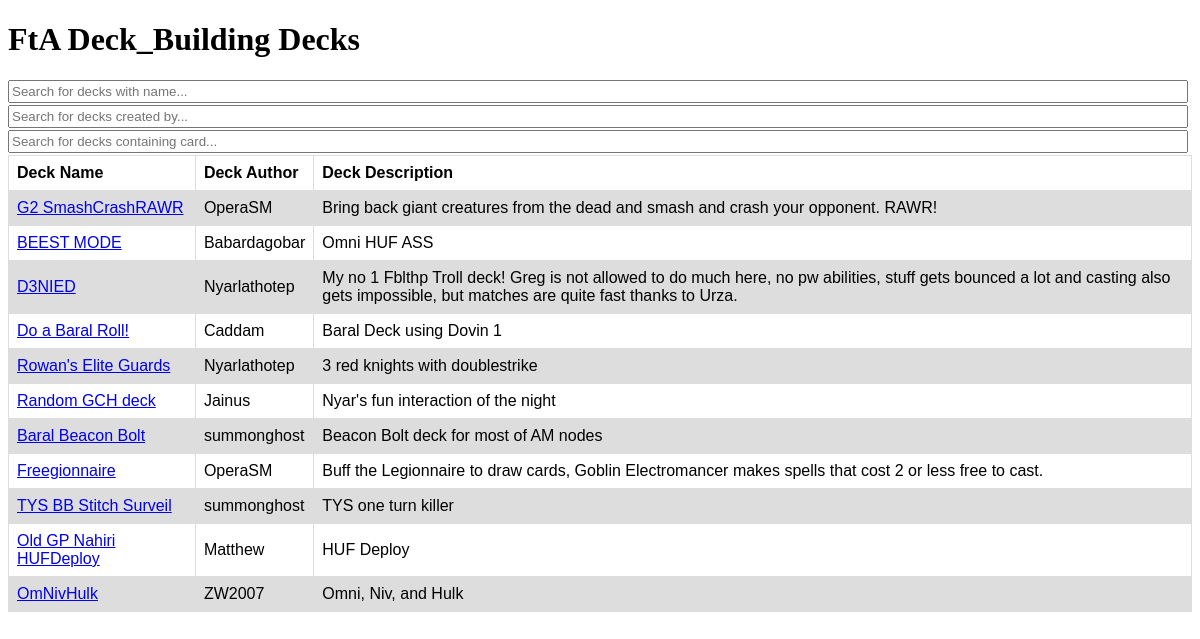
The app's page /build_finder/, older data.
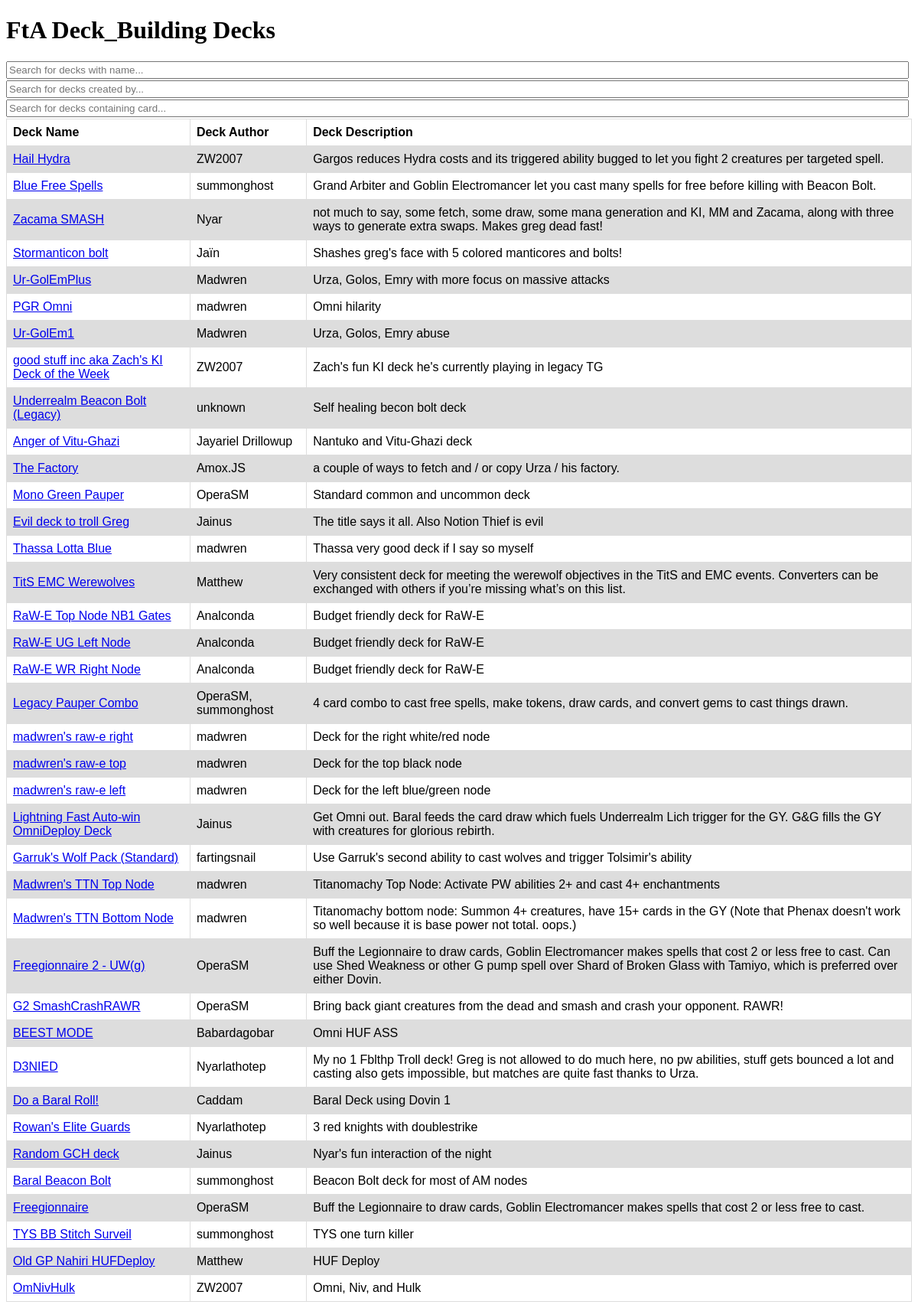
The same page, newer data.
### build_finder/models.py (models this page shows, shortened)
class Deck(models.Model):
    deck_name = models.CharField(max_length=50)
    deck_author = models.CharField(max_length=50)
    create_date = models.DateTimeField(default=timezone.now)
    game_version = models.CharField(max_length=10, default="1.0")
    deck_description = models.CharField(max_length=500)
    deck_PW = models.CharField(max_length=100, default="All")
    deck_video_link = models.CharField(max_length=100, default="None")
    card1 = models.ForeignKey(Cards, on_delete=models.CASCADE,
                              related_name="%(app_label)s_%(class)s_card1")
    card2 = models.ForeignKey(Cards, on_delete=models.CASCADE,
                              related_name="%(app_label)s_%(class)s_card2")
    card3 = models.ForeignKey(Cards, on_delete=models.CASCADE,
                              related_name="%(app_label)s_%(class)s_card3")
    card4 = models.ForeignKey(Cards, on_delete=models.CASCADE,
                              related_name="%(app_label)s_%(class)s_card4")
    card5 = models.ForeignKey(Cards, on_delete=models.CASCADE,
                              related_name="%(app_label)s_%(class)s_card5")
    card6 = models.ForeignKey(Cards, on_delete=models.CASCADE,
                              related_name="%(app_label)s_%(class)s_card6")
    card7 = models.ForeignKey(Cards, on_delete=models.CASCADE,
                              related_name="%(app_label)s_%(class)s_card7")
    card8 = models.ForeignKey(Cards, on_delete=models.CASCADE,
                              related_name="%(app_label)s_%(class)s_card8")
    card9 = models.ForeignKey(Cards, on_delete=models.CASCADE,
                              related_name="%(app_label)s_%(class)s_card9")
    card10 = models.ForeignKey(Cards, on_delete=models.CASCADE,
                              related_name="%(app_label)s_%(class)s_card10")

### build_finder/views.py (the view, shortened to what this page needs)
# urls.py: path('', views.index, name='index'),
def index(request):
    name_query = request.GET.get('n')
    author_query = request.GET.get('a')
    card_query = request.GET.get('c')
    if name_query is None:
        d = Deck.objects.filter(id__gt=0)
    else:
        d = Deck.objects.filter(Q(deck_name__icontains=name_query))
    if author_query is not None:
        d = d.filter(Q(deck_author__icontains=author_query))
    latest_decks_list = d.order_by('-create_date')
    context = {
        'latest_decks_list': latest_decks_list,
        }
    return render(request, 'build_finder/index.html', context)

### build_finder/templates/build_finder/index.html (shortened to what this page needs)
<!DOCTYPE html>
<html>
  <head>
  </head>
  <body>
    <h1>FtA Deck_Building Decks</h1>
    <form action="{% url 'build_finder:index' %}" method="get">
      <input name="n" type="text" placeholder="Search for decks with name...">
    </form>
    <form action="{% url 'build_finder:index' %}" method="get">
      <input name="a" type="text" placeholder="Search for decks created by...">
    </form>
    <form action="{% url 'build_finder:index' %}" method="get">
      <input name="c" type="text" placeholder="Search for decks containing card...">
    </form>
    {% if latest_decks_list %}
        <table ="10px">
            <tr>
                <th>Deck Name</th>
                <th>Deck Author</th>
                <th>Deck Description</th>
            </tr>
        {% for deck in latest_decks_list %}
            <tr>
                <td><a href="{% url 'build_finder:detail' deck.deck_name %}">{{ deck.deck_name }}</a></td>
                <td>{{ deck.deck_author }}</td>
                <td>{{ deck.deck_description }}</td>
            </tr>
        {% endfor %}
        </table>
    {% else %}
        <p>No decks are available.</p>
    {% endif %}
  </body>
</html>

### build_finder/templates/build_finder/index.html (style rules this page uses)
input { font-family: arial, sans-serif; width: 99%; padding: 2px; margin-bottom: 2px; }
table { font-family: arial, sans-serif; border-collapse: collapse; width: 100%; }
td, th { border: 1px solid #dddddd; text-align: left; padding: 8px; }
tr:nth-child(even) { background-color: #dddddd; }

Row changes from the older to the newer data that the page shows:
added Deck: deck_name "Hail Hydra", deck_author "ZW2007", deck_description "Gargos reduces Hydra costs and its triggered ability bugged to let you fight 2 creatures per targeted spell."
added Deck: deck_name "Blue Free Spells", deck_author "summonghost", deck_description "Grand Arbiter and Goblin Electromancer let you cast many spells for free before killing with Beacon Bolt."
added Deck: deck_name "Zacama SMASH", deck_author "Nyar", deck_description "not much to say, some fetch, some draw, some mana generation and KI, MM and Zacama, along with three ways to generate extra swaps. Makes greg dead fast!"
added Deck: deck_name "Stormanticon bolt", deck_author "Jaïn", deck_description "Shashes greg's face with 5 colored manticores and bolts!"
added Deck: deck_name "Ur-GolEmPlus", deck_author "Madwren", deck_description "Urza, Golos, Emry with more focus on massive attacks"
added Deck: deck_name "PGR Omni", deck_author "madwren", deck_description "Omni hilarity"
added Deck: deck_name "Ur-GolEm1", deck_author "Madwren", deck_description "Urza, Golos, Emry abuse"
added Deck: deck_name "good stuff inc aka Zach's KI Deck of the Week", deck_author "ZW2007", deck_description "Zach's fun KI deck he's currently playing in legacy TG"
added Deck: deck_name "Underrealm Beacon Bolt (Legacy)", deck_author "unknown", deck_description "Self healing becon bolt deck"
added Deck: deck_name "Anger of Vitu-Ghazi", deck_author "Jayariel Drillowup", deck_description "Nantuko and Vitu-Ghazi deck"
added Deck: deck_name "The Factory", deck_author "Amox.JS", deck_description "a couple of ways to fetch and / or copy Urza / his factory."
added Deck: deck_name "Mono Green Pauper", deck_author "OperaSM", deck_description "Standard common and uncommon deck"
added Deck: deck_name "Evil deck to troll Greg", deck_author "Jainus", deck_description "The title says it all. Also Notion Thief is evil"
added Deck: deck_name "Thassa Lotta Blue", deck_author "madwren", deck_description "Thassa very good deck if I say so myself"
added Deck: deck_name "TitS EMC Werewolves", deck_author "Matthew", deck_description "Very consistent deck for meeting the werewolf objectives in the TitS and EMC events. Converters can be exchanged with others if you’re missing what’s on this list."
added Deck: deck_name "RaW-E Top Node NB1 Gates", deck_author "Analconda", deck_description "Budget friendly deck for RaW-E"
added Deck: deck_name "RaW-E UG Left Node", deck_author "Analconda", deck_description "Budget friendly deck for RaW-E"
added Deck: deck_name "RaW-E WR Right Node", deck_author "Analconda", deck_description "Budget friendly deck for RaW-E"
added Deck: deck_name "Legacy Pauper Combo", deck_author "OperaSM, summonghost", deck_description "4 card combo to cast free spells, make tokens, draw cards, and convert gems to cast things drawn."
added Deck: deck_name "madwren's raw-e right", deck_author "madwren", deck_description "Deck for the right white/red node"
added Deck: deck_name "madwren's raw-e top", deck_author "madwren", deck_description "Deck for the top black node"
added Deck: deck_name "madwren's raw-e left", deck_author "madwren", deck_description "Deck for the left blue/green node"
added Deck: deck_name "Lightning Fast Auto-win OmniDeploy Deck", deck_author "Jainus", deck_description "Get Omni out. Baral feeds the card draw which fuels Underrealm Lich trigger for the GY. G&G fills the GY with creatures for glorious rebirth."
added Deck: deck_name "Garruk's Wolf Pack (Standard)", deck_author "fartingsnail", deck_description "Use Garruk's second ability to cast wolves and trigger Tolsimir's ability"
added Deck: deck_name "Madwren's TTN Top Node", deck_author "madwren", deck_description "Titanomachy Top Node: Activate PW abilities 2+ and cast 4+ enchantments"
added Deck: deck_name "Madwren's TTN Bottom Node", deck_author "madwren", deck_description "Titanomachy bottom node: Summon 4+ creatures, have 15+ cards in the GY (Note that Phenax doesn't work so well because it is base power not total. oops.)"
added Deck: deck_name "Freegionnaire 2 - UW(g)", deck_author "OperaSM", deck_description "Buff the Legionnaire to draw cards, Goblin Electromancer makes spells that cost 2 or less free to cast. Can use Shed Weakness or other G pump spell over Shard of Broken Glass with Tamiyo, which is preferred over either Dovin."
